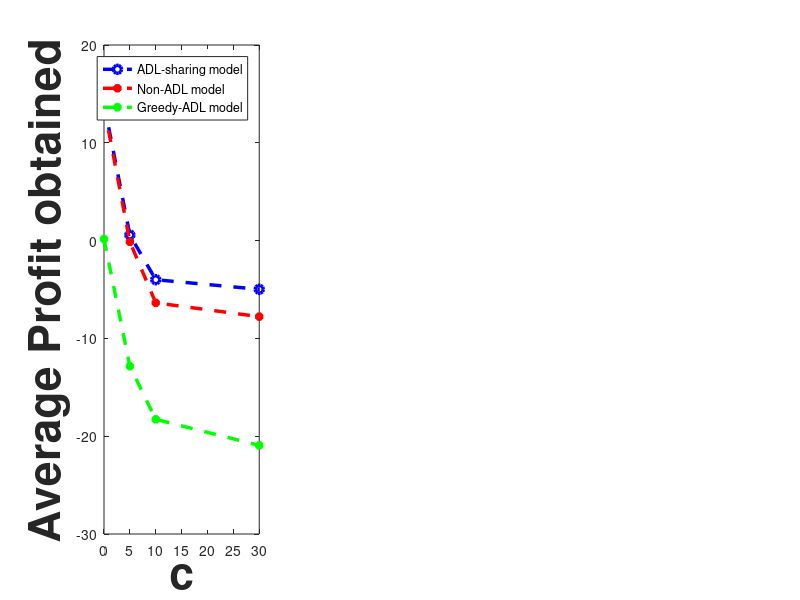

Source code (MATLAB): (Note: this script raises an error after producing the figure.)
clear;


c = [0;5;10;30];

sharing_adl(1,:) = [13.995;0.570;-4.000;-4.980];
sharing_adl(2,:) = [15.045;4.380;5.220;4.785];
sharing_adl(3,:) = [21.455;8.895;6.290;5.740];

nonadl(1,:) = [13.690;-0.125;-6.365;-7.775];
nonadl(2,:) = [8.675;1.405;2.930;2.900];
nonadl(3,:) = [20.220;8.660;3.375;1.940];

nonsharing(1,:) = [0.160;-12.850;-18.275;-20.940];
nonsharing(2,:) = [0.335;-8.120;-10.765;-14.350];
nonsharing(3,:) = [2.555;-4.735;-6.675;-7.825];



for i = 1:3
   
subplot(1,3,i);
plot(c,sharing_adl(i,:),'--bo','LineWidth',2.5);
hold on;
plot(c,nonadl(i,:),'--r*','LineWidth',2.5);
hold on;
plot(c,nonsharing(i,:),'--g*','LineWidth',2.5);
xl = xlabel('c');
yl = ylabel('Average Profit obtained');
set(xl,'FontSize',32,'FontWeight','bold');
set(yl,'FontSize',32,'FontWeight','bold');
legend('ADL-sharing model','Non-ADL model','Greedy-ADL model')
ax = gca;
ax.FontSize = 20;
ax.Box = 'on';
if i==1
title('Microgrid-1');
elseif i == 2
    title('Microgrid-2');
else
    title('Microgrid-3');
end
hold off;
end


%figure;

% for i = 1:3
% subplot(1,3,i);
% xl = xlabel('c');
% yl = ylabel('Average Profit obtained');
% set(xl,'FontSize',12,'FontWeight','bold');
% set(yl,'FontSize',12,'FontWeight','bold');
% plot(c,nonsharing(i,:),'--r*');
% hold on;
% plot(c,sharing_adl(i,:),'--bo');
% xl = xlabel('c');
% yl = ylabel('Average Profit obtained');
% set(xl,'FontSize',12,'FontWeight','bold');
% set(yl,'FontSize',12,'FontWeight','bold');
% legend('Greedy-ADL model','ADL-sharing model')
% if i==1
% title('Microgrid-1');
% elseif i == 2
%     title('Microgrid-2');
% else
%     title('Microgrid-3');
% end
% hold off;
% end






